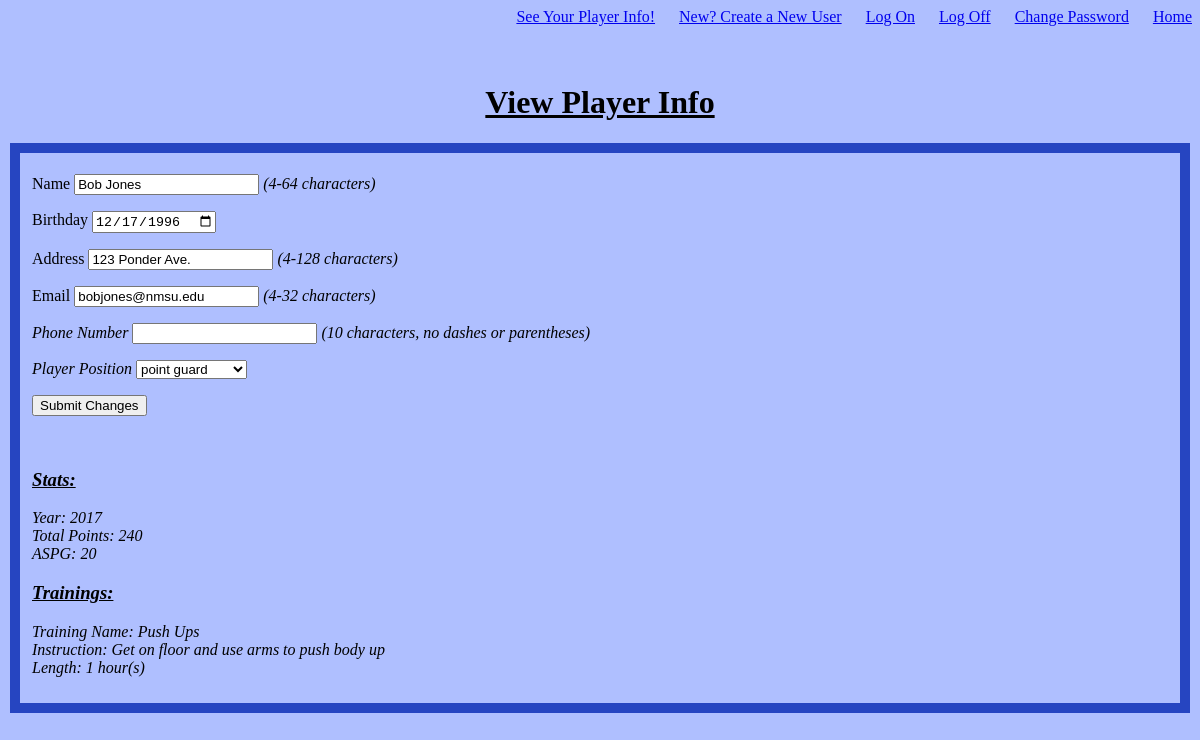
The page /PlayerSystem/PlayerPage.php (signed in) on the database as committed earlier.
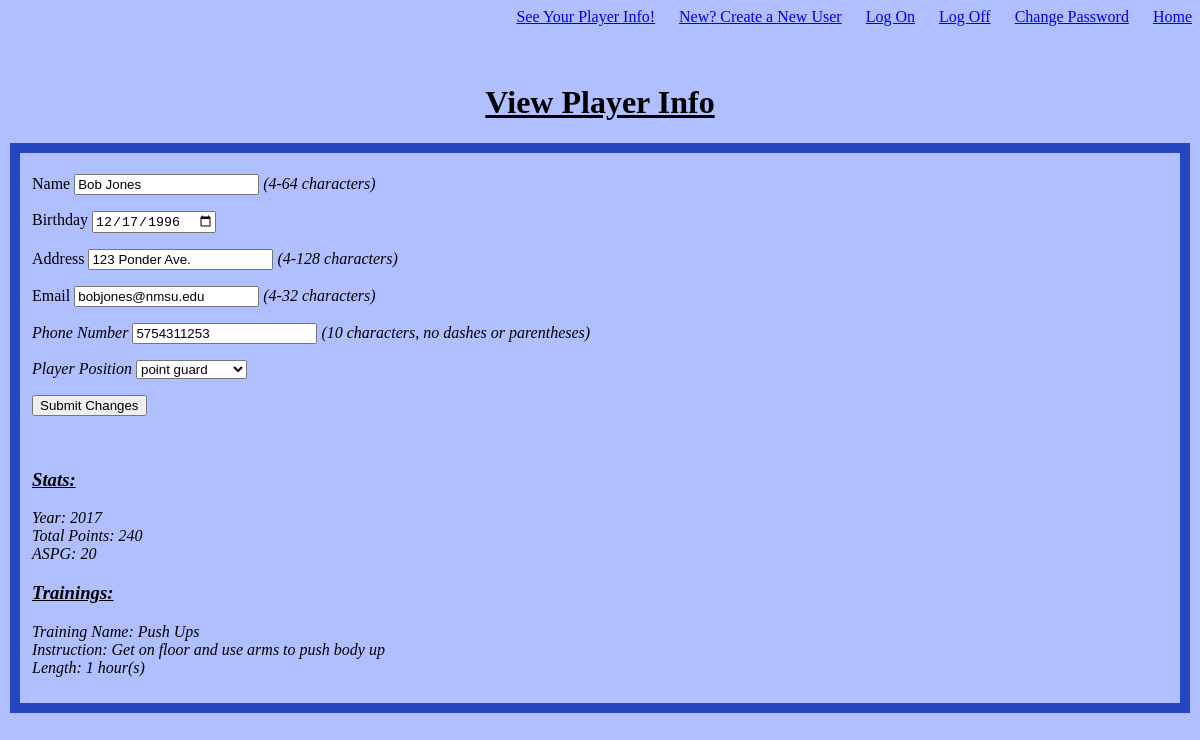
The same page on the database as committed later.
### tables this page shows
create table Player (
    ID int unsigned not null primary key auto_increment,
    LoginID varchar(16),
    Name varchar(64) not null,
    Password varchar(8),
    Birthday date,
    Address varchar(128),
    Email varchar(32),
    PhoneNumber char(10),
    PlayerPos enum ('point guard', 'shooting guard', 'small forward', 'power forward', 'center'),
    RequestStatus varchar(16)    
);

### PlayerSystem/PlayerPage.php (the view, shortened to what this page needs)
<?php
include('session.php');
?>
<?php
    $user_id = $_SESSION['user_id'];
    try {
        $link = connectDB();
        $sql = "SELECT LoginID, Name, Birthday, Address, Email, PhoneNumber, PlayerPos FROM Player WHERE ID = ".$user_id;
        if($result=mysqli_query($link,$sql)) {
          while($row = mysqli_fetch_assoc($result)) {
            $Name = $row['Name'];
            $Birthday = $row['Birthday'];
            $Address = $row['Address'];
            $Email = $row['Email'];
            $PhoneNumber = $row['PhoneNumber'];
            $PlayerPos = $row['PlayerPos'];
          }
        }
        $sql2 = "SELECT Year, TotalPoints, ASPG FROM Stats WHERE PlayerID = ".$user_id;
        if($result2=mysqli_query($link,$sql2)) {
          while($row = mysqli_fetch_assoc($result2)) {
            $Year = $row['Year'];
            $TotalPoints = $row['TotalPoints'];
            $ASPG = $row['ASPG'];
          }
        }
        $sql3 = "SELECT TrainingName FROM AssignTraining WHERE PlayerID = ".$user_id;
        if($result3=mysqli_query($link,$sql3)) {
          while($row = mysqli_fetch_assoc($result3)) {
            $TrainingName = $row['TrainingName'];
          }
        }
        $sql4 = "SELECT Instruction, TimePeriodinHour FROM Training WHERE TrainingName = '". $TrainingName . "';";
        if($result4=mysqli_query($link,$sql4)) {
          while($row = mysqli_fetch_assoc($result4)) {
            $Instruction = $row['Instruction'];
            $TimePeriodinHour = $row['TimePeriodinHour'];
          }
        }
    }
    catch (Exception $e) {
        $message = 'Unable to process request.';
    }
?>
<html>
<head>
  <link href="styles.css" rel="stylesheet" type="text/css"
</head>
<body>
<h1><br><center><u>View Player Info</u></center></h1>
<form action="PlayerPageSubmit.php" method="post">
  <fieldset style = "Color: #000000; border-color: #2645c1; border-width: 10px; border-style: solid;">
    <p>
      <label>Name</label>
      <input type="text" name="Name" value="<?php echo $Name;?>" minlength="4" maxlength="64" required/>
      <i>(4-64 characters)</i>
    </p>
    <p>
    <p>
      <label>Birthday</label>
      <input type="date" name="Birthday" value="<?php echo $Birthday;?>" required/>
    </p>
    <p>
      <label>Address</label>
      <input type="text" name="Address" value="<?php echo $Address;?>" minlength="4" maxlength="128" required/>
      <i>(4-128 characters)</i>
    </p>
    <p>
    <p>
      <label>Email</label>
      <input type="text" name="Email" value="<?php echo $Email;?>" minlength="4" maxlength="32" required/>
      <i>(4-32 characters)</>
    </p>
    <p>
    <p>
      <label>Phone Number</label>
      <input type="number" name="PhoneNumber" value="<?php echo $PhoneNumber;?>" minlength="10" maxlength="10" required/>
      <i>(10 characters, no dashes or parentheses)</i>
    </p>
    <p>
    <p>
      <label>Player Position</label>
      <?php if ($PlayerPos == "point guard") { ?>
        <select name="PlayerPos">
          <option value="point guard" selected>point guard</option>
        </select>
      <?php } ?>
    </p>
    <p>
    <p>
      <input type="submit" value="Submit Changes" />
    </p>
    <br>
    <p>
        <h3><u>Stats:</u></h3>
        <label>Year: <?php echo $Year;?> <br> Total Points: <?php echo $TotalPoints;?> <br> ASPG: <?php echo $ASPG;?></label>
    </p>
    <p>
        <h3><u>Trainings:</u></h3>
        <label>Training Name: <?php echo $TrainingName;?> <br> Instruction: <?php echo $Instruction;?> <br> Length: <?php echo $TimePeriodinHour;?> hour(s)</label>
    </p>
  </fieldset>
</form>
</body>
</html>

Rows that differ between the two databases and show on the page:
changed player "Bob Jones": PhoneNumber (not shown) → "5754311253"
